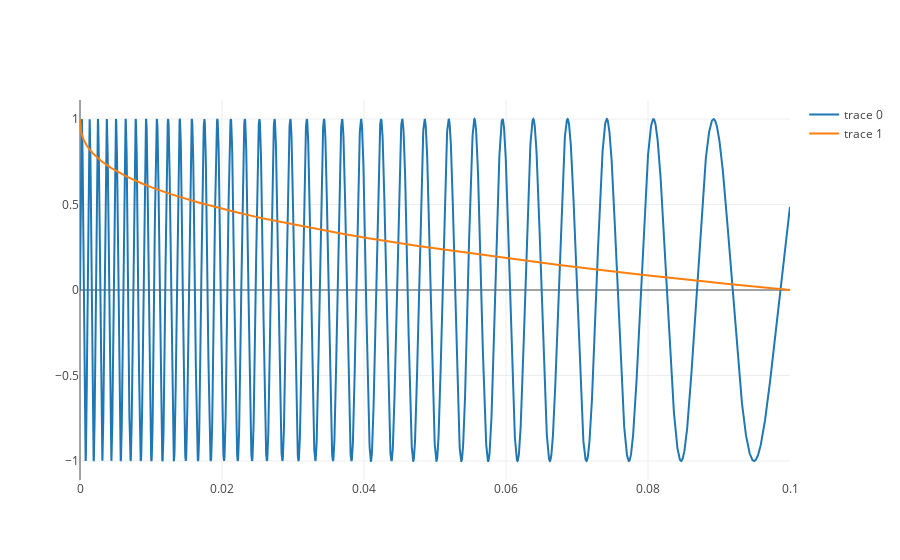

Here is the notebook cell this chart was saved with:
### Code cell
let fs = 48000.0;
let t = 0.1;
let k = 0.4;

let ys = chirp(fs, t, 1000., 55., k);
let xs: Vec<f32> = linspace(0., t, ys.len()).collect();

let ys_curve = curve(fs, t, k);
let xs_curve: Vec<f32> = linspace(0., t, ys_curve.len()).collect();

let trace = Scatter::new(xs, ys).mode(Mode::Lines);
let trace_curve = Scatter::new(xs_curve, ys_curve).mode(Mode::Lines);

let mut plot = Plot::new();
plot.add_trace(trace);
plot.add_trace(trace_curve);
let layout = Layout::new().height(300);
plot.set_layout(layout);
plot.lab_display();

### Figure 1 — Plotly figure (JSON) as saved in the notebook; plotly's stock layout.template omitted (floating-point values rounded to 4 significant figures; data arrays with more than 128 entries replaced by an {"elided": "..."} marker saying what was removed)
{"data": [{"mode": "lines", "type": "scatter", "x": {"elided": "4800 float values"}, "y": {"elided": "4800 float values"}}, {"mode": "lines", "type": "scatter", "x": {"elided": "4800 float values"}, "y": {"elided": "4800 float values"}}], "layout": {"autosize": true, "xaxis": {"autorange": true, "range": [0, 0.1], "type": "linear"}, "yaxis": {"autorange": true, "range": [-1.111, 1.111], "type": "linear"}}}
